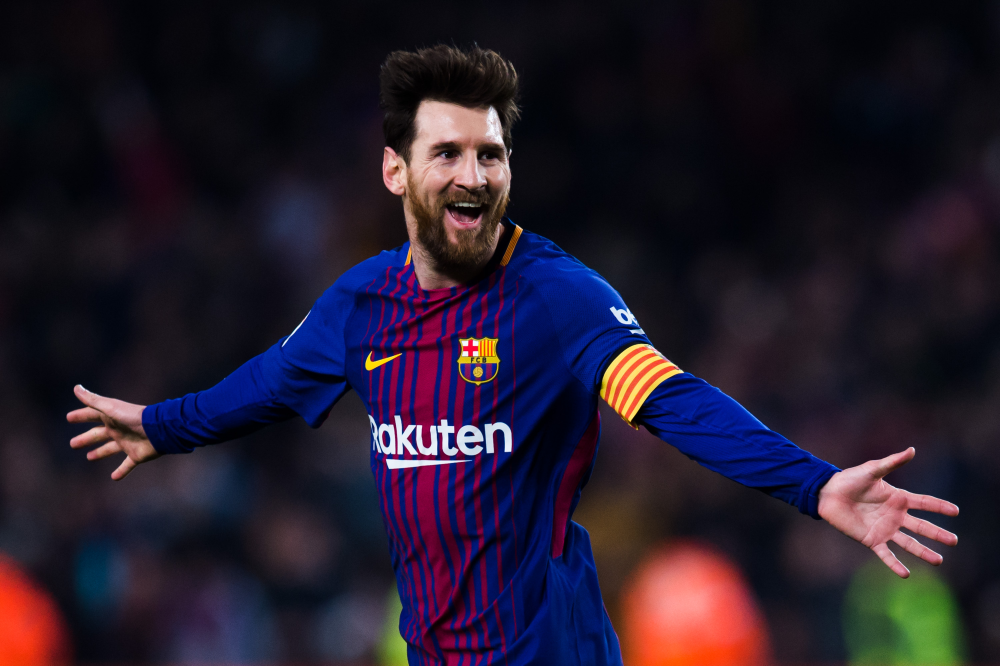
#> input picture imgs/demo19.jpg, 3000 x 1997 px (shown at 1/3 size)
$ python Demo19_BRIEF.py
#> lines starting #> are read from the running program, lines starting #| are printed output that depends on the picture
##==============================================================================
##   Demo By: Mahnoor Anjum
##   Date: 31/03/2019
##   Codes inspired by:
##   Github.com/imvinod/
##   Official Documentation
##==============================================================================

import cv2
import numpy as np


#BRIEF
img = cv2.imread('imgs/demo19.jpg')
#> img is the input picture: shape (1997, 3000, 3); mean B, G, R 43.3, 27.4, 36.6
img = cv2.resize(img, None, fx=0.25, fy=0.25, interpolation=cv2.INTER_AREA)
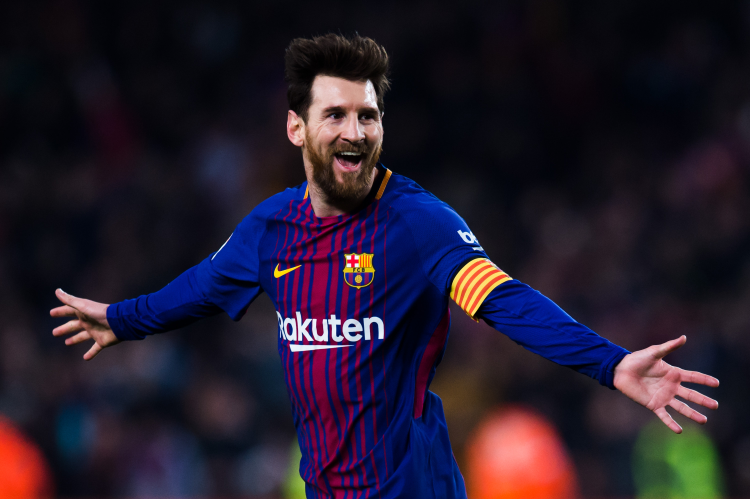
#> img: shape (499, 750, 3); mean B, G, R 43.3, 27.4, 36.5

cv2.imshow('BRIEF',img)
gray=cv2.cvtColor(img, cv2.COLOR_BGR2GRAY)
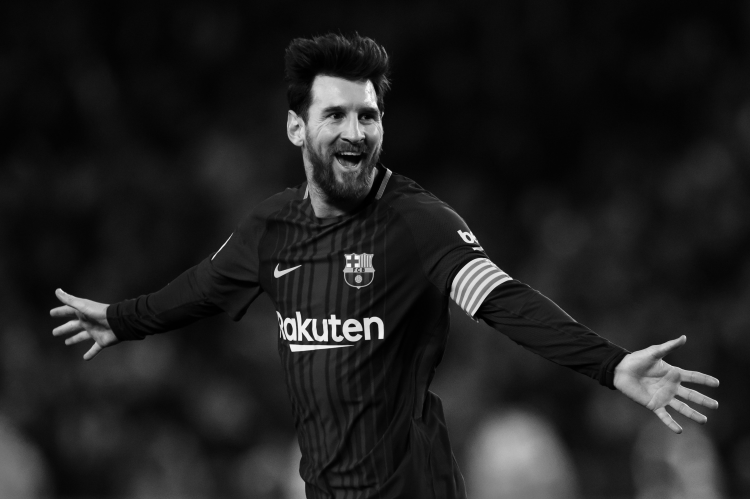
#> gray: shape (499, 750); min 0, max 250, mean 31.9
fast = cv2.FastFeatureDetector_create()
brief = cv2.xfeatures2d.BriefDescriptorExtractor_create()
keypoints=fast.detect(gray,None)
#> keypoints = 1403 keypoints; strongest (x, y, size): (289, 324, 7), (337, 325, 7), (336, 318, 7), (290, 334, 7)
keypoints, descriptors = brief.compute(gray,keypoints)
#> keypoints = 1365 keypoints; strongest (x, y, size): (289, 324, 7), (337, 325, 7), (336, 318, 7), (290, 334, 7)
cv2.drawKeypoints(gray, keypoints, img , flags=cv2.DRAW_MATCHES_FLAGS_DRAW_RICH_KEYPOINTS)
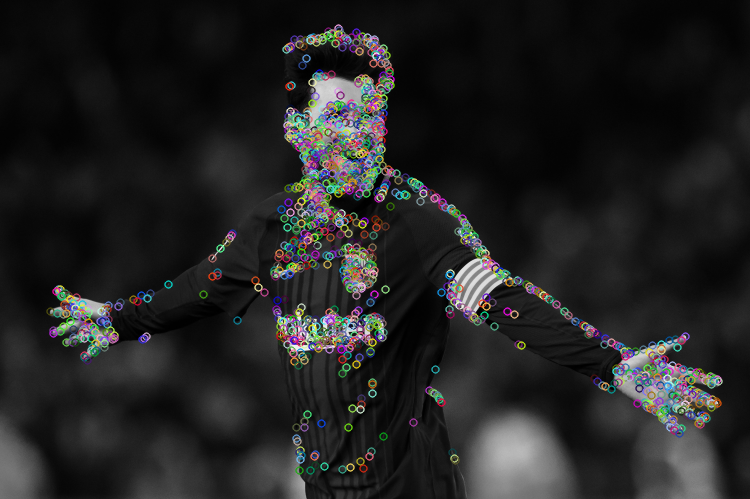
#> img: shape (499, 750, 3); mean B, G, R 35, 35.1, 35.1
cv2.imshow('BRIEF', img)
print("BRIEF Keypoints ", len(keypoints))
#| BRIEF Keypoints  1365


cv2.waitKey()
cv2.destroyAllWindows()

$ run again, with imgs/demo15.jpg copied over imgs/demo19.jpg
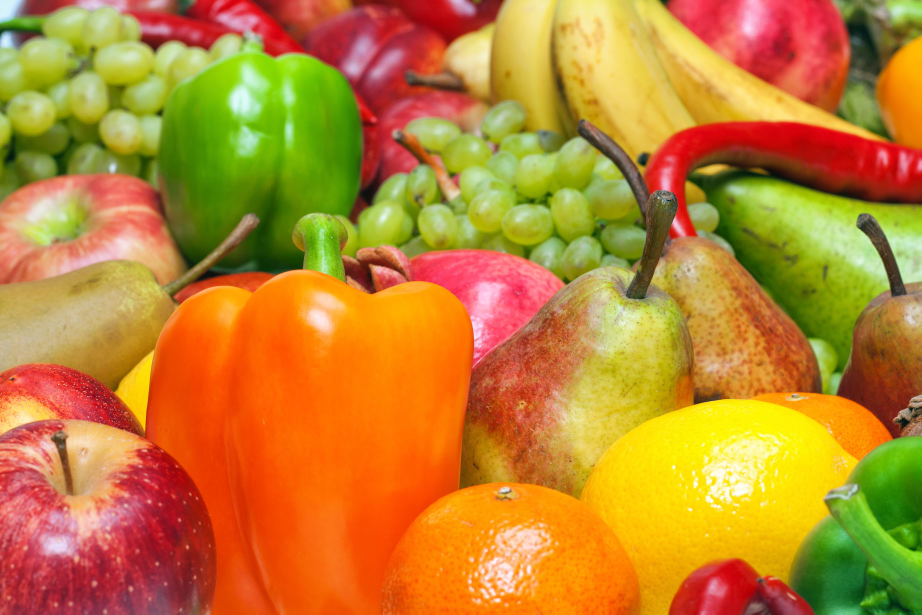
#> input picture imgs/demo15.jpg, 1843 x 1229 px (shown at 1/2 size)
#> img is the input picture: shape (1229, 1843, 3); mean B, G, R 48, 131.3, 190.7
#> `gray=cv2.cvtColor(img, cv2.COLOR_BGR2GRAY)`:
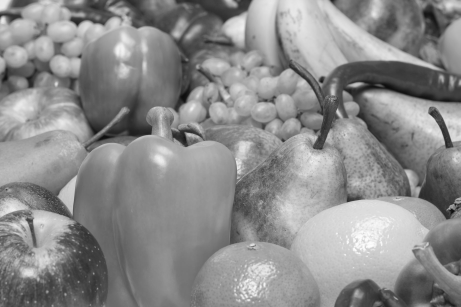
#> gray: shape (307, 461); min 13, max 252, mean 139.6
#> `keypoints=fast.detect(gray,None)`: keypoints = 2451 keypoints; strongest (x, y, size): (77, 24, 7), (186, 133, 7), (337, 110, 7), (419, 196, 7)
#> `keypoints, descriptors = brief.compute(gray,keypoints)`: keypoints = 1777 keypoints; strongest (x, y, size): (186, 133, 7), (337, 110, 7), (419, 196, 7), (321, 81, 7)
#> `cv2.drawKeypoints(gray, keypoints, img , flags=cv2.DRAW_MATCHES_FLAGS_..`:
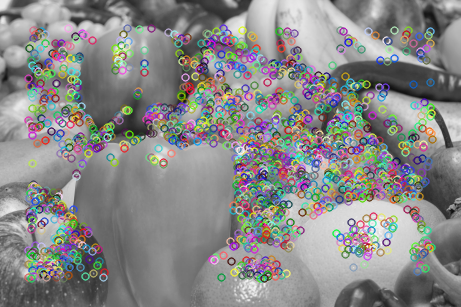
#> img: shape (307, 461, 3); mean B, G, R 135.8, 136.3, 136.4
#| BRIEF Keypoints  1777

$ run again, with imgs/demo17.jpg copied over imgs/demo19.jpg
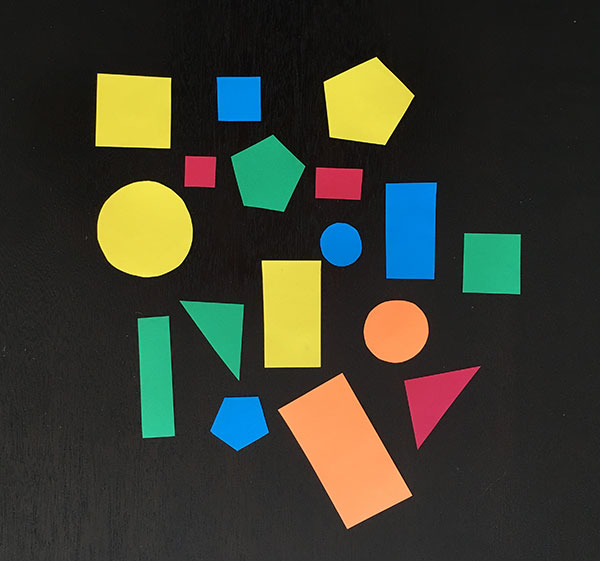
#> input picture imgs/demo17.jpg, 600 x 561 px
#> img is the input picture: shape (561, 600, 3); mean B, G, R 47.2, 60.1, 58.4
#> `gray=cv2.cvtColor(img, cv2.COLOR_BGR2GRAY)`:
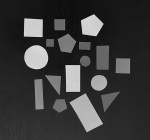
#> gray: shape (140, 150); min 12, max 220, mean 58.1
#> `keypoints=fast.detect(gray,None)`: keypoints = 97 keypoints; strongest (x, y, size): (81, 21, 7), (24, 35, 7), (95, 35, 7), (41, 36, 7)
#> `keypoints, descriptors = brief.compute(gray,keypoints)`: keypoints = 79 keypoints; strongest (x, y, size): (95, 35, 7), (41, 36, 7), (66, 66, 7), (83, 33, 7)
#> `cv2.drawKeypoints(gray, keypoints, img , flags=cv2.DRAW_MATCHES_FLAGS_..`:
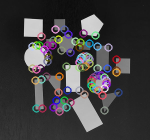
#> img: shape (140, 150, 3); mean B, G, R 63.8, 62.4, 64
#| BRIEF Keypoints  79

$ run again, with imgs/demo18.jpg copied over imgs/demo19.jpg
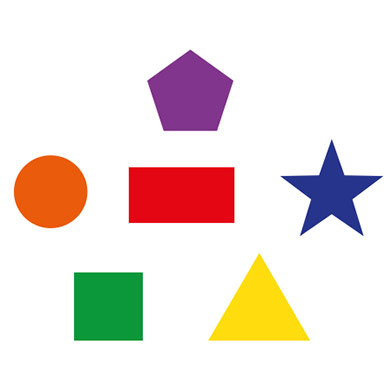
#> input picture imgs/demo18.jpg, 392 x 392 px
#> img is the input picture: shape (392, 392, 3); mean B, G, R 219.9, 225.8, 236.9
#> `gray=cv2.cvtColor(img, cv2.COLOR_BGR2GRAY)`:
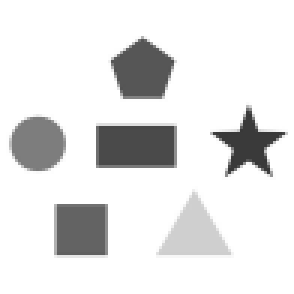
#> gray: shape (98, 98) (shown 3 times larger); min 55, max 255, mean 228.4
#> `keypoints=fast.detect(gray,None)`: keypoints = 41 keypoints; strongest (x, y, size): (93, 44, 7), (89, 56, 7), (72, 44, 7), (76, 56, 7)
#> `keypoints, descriptors = brief.compute(gray,keypoints)`: keypoints = 8 keypoints; (x, y, size): (33, 42, 7), (57, 42, 7), (33, 54, 7), (57, 54, 7), (34, 69, 7), (41, 31, 7), (53, 32, 7), (64, 65, 7)
#> `cv2.drawKeypoints(gray, keypoints, img , flags=cv2.DRAW_MATCHES_FLAGS_..`:
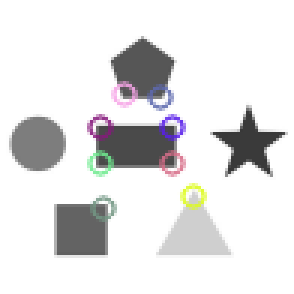
#> img: shape (98, 98, 3) (shown 3 times larger); mean B, G, R 227.4, 227.1, 227.5
#| BRIEF Keypoints  8
